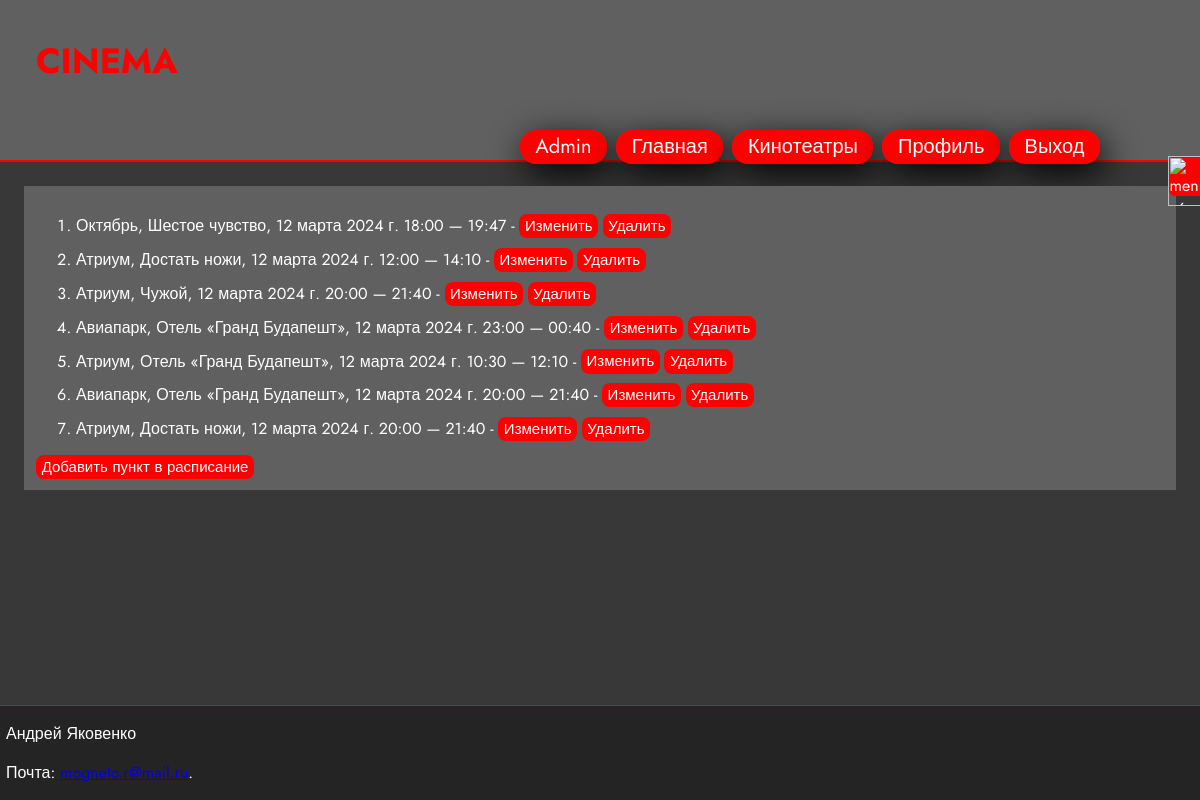
Page /manage/screening (signed in) on the committed database.
### card/models.py (models this page shows, shortened)
class Screening(models.Model):
    cinema = models.ForeignKey(Cinema, on_delete=models.CASCADE)
    hall = models.ForeignKey(Hall, on_delete=models.CASCADE)
    film = models.ForeignKey(Film, on_delete=models.CASCADE)
    start_time = models.DateTimeField()
    end_time = models.DateTimeField()

class Cinema(models.Model):
    id = models.IntegerField(primary_key=True)
    name = models.CharField(max_length=60)
    address = models.CharField(max_length=100)
    phone = models.CharField(max_length=20)
    number_halls = models.IntegerField(null=True)
    fk_cinema_halls	= models.ManyToManyField('Hall')

class Film(models.Model):
    title = models.CharField(max_length=50)
    category = models.ManyToManyField(Category)
    img_url = models.URLField()
    discription =  models.CharField(max_length=1000)
    year = models.IntegerField(null=True)
    country = models.CharField(max_length=50)
    director = models.ManyToManyField(Director)
    duration = models.IntegerField(null=True)

### card/views.py (the view)
# urls.py: path('manage/screening', views.screening_list, name='screening_list'),
@login_required
@user_passes_test(employer_check)
def screening_list(request):
    screenings = Screening.objects.all()
    return render(request, 'manage/screenings/screening_list.html', {'screenings': screenings})

### card/views.py (called while the page is built)
def employer_check(user):
    return user.profile.is_employer

### card/templates/manage/screenings/screening_list.html (shortened to what this page needs)
{% extends "card/base.html" %}
{%block content%}
    <div class='list_div'>
        <ol>
            {%for screening in screenings %}
                <li>
                    {{screening.cinema.name}}, {{screening.film.title}}, {{screening.start_time}} — {{screening.end_time|date:"H:i"}} -
                    <a href="{% url 'screening_update' pk=screening.pk%}">Изменить</a>
                    <a href="{% url 'screening_delete' pk=screening.pk%}">Удалить</a>
                </li>
            {%endfor%}
        </ol>
        <a href="{% url 'add_screening'%}">Добавить пункт в расписание</a>
    </div>
{%endblock%}

### card/static/css/base.css (style rules this page uses)
body { min-height: 100vh; width: 100%; margin: 0 auto; display: flex; flex-direction: column; background-color: #383838; color: #fff; font-family: 'Jost', sans-serif; }
.list_div { margin: 2%; padding: 1%; background-color: rgb(96, 96, 96); }
.list_div li { margin-bottom: 1%; }
.list_div a { text-decoration: none; padding-left: 0.5%; padding-right: 0.5%; padding-top: 0.1%; padding-bottom: 0.1%; color: #fff; background-color: #ff0000; border-radius: 8px; text-decoration: none; font-size: 15px; transition-duration: 0.3s; transition-property: all; }

### rows in the picture
Screening: cinema.name "Октябрь", film "Шестое чувство", start_time "12 марта 2024 г. 18:00", end_time "19:47"
Screening: cinema.name "Атриум", film "Достать ножи", start_time "12 марта 2024 г. 12:00", end_time "14:10"
Screening: cinema.name "Атриум", film "Чужой", start_time "12 марта 2024 г. 20:00", end_time "21:40"
Screening: cinema.name "Авиапарк", film "Отель «Гранд Будапешт»", start_time "12 марта 2024 г. 23:00", end_time "00:40"
Screening: cinema.name "Атриум", film "Отель «Гранд Будапешт»", start_time "12 марта 2024 г. 10:30", end_time "12:10"
Screening: cinema.name "Авиапарк", film "Отель «Гранд Будапешт»", start_time "12 марта 2024 г. 20:00", end_time "21:40"
Screening: cinema.name "Атриум", film "Достать ножи", start_time "12 марта 2024 г. 20:00", end_time "21:40"
